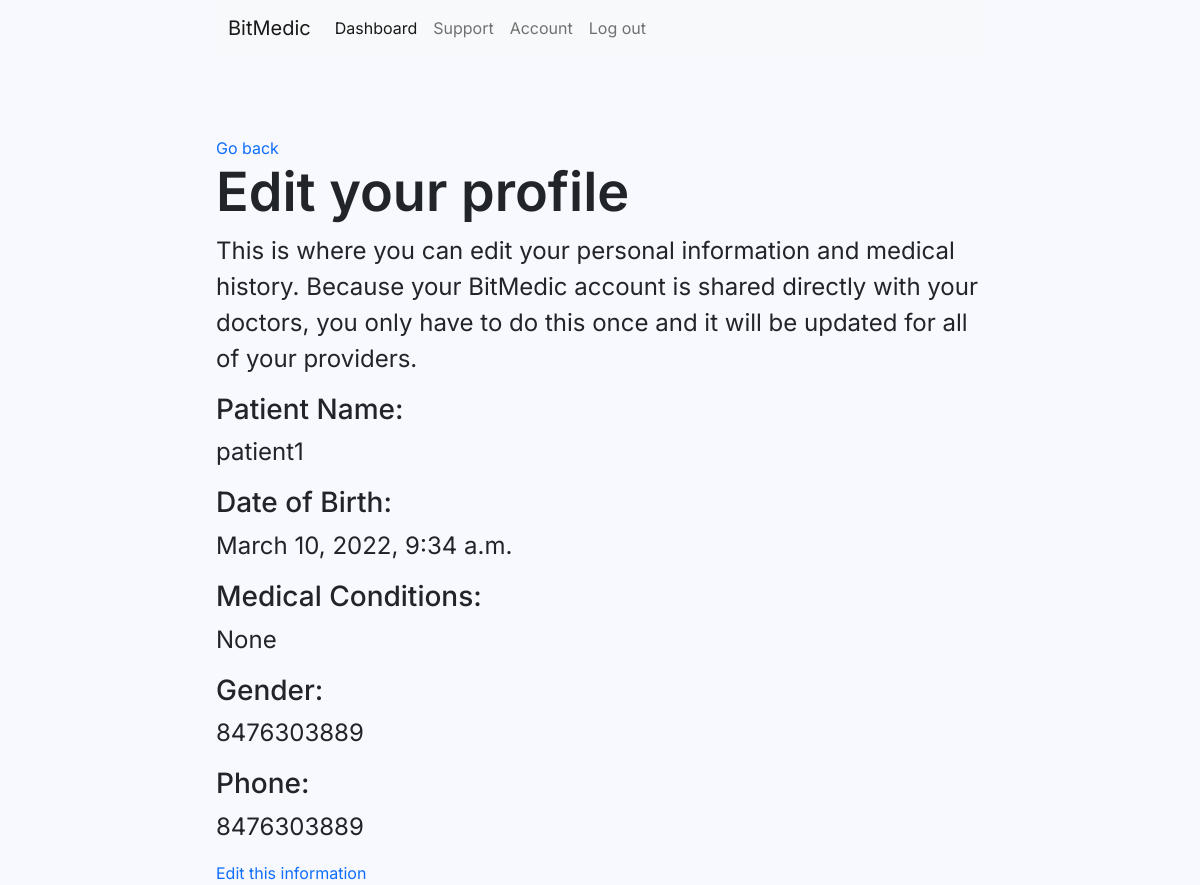
Screenshot of /profile/ (signed in) with the database file from the repository.
### main/models.py (models this page shows)
class Patient(models.Model):
    user = models.OneToOneField(
        User, on_delete=models.CASCADE, primary_key=True)
    doctors = models.ManyToManyField(Doctor, blank=True)
    dob = models.DateTimeField(null=True)
    medcond = models.CharField(max_length=10000, null=True)
    GENDER_CHOICES = (
        ('M', 'Male'),
        ('F', 'Female'),
        ('N', 'Nonbinary'),
        ('O', 'Other')
    )
    gender = models.CharField(
        max_length=1, choices=GENDER_CHOICES, null=True)
    phone = models.CharField(max_length=15, null=True)

### main/views.py (the view)
# urls.py: path('profile/', profile, name="profile"),
def profile(request):
    p = Patient.objects.get(user=request.user)
    return render(request, "main/profile.html", {'patient': p})

### main/templates/main/profile.html
{% extends 'main/base.html' %}
{% block content %}
<a href="{% url 'home'%}">Go back</a>
<h1>Edit your profile</h1>
<p>This is where you can edit your personal information and medical history. Because your BitMedic account is shared
    directly with your doctors, you only have to do this once and it will be updated for all of your providers.</p>
<h3>Patient Name:</h3>
<p>{{patient.user.username}}</p>
<h3>Date of Birth:</h3>
<p>{{patient.dob}}</p>
<h3>Medical Conditions:</h3>
<p>{{patient.medcond}}</p>
<h3>Gender:</h3>
<p>{{patient.gender}}</p>
<h3>Phone:</h3>
<p>{{patient.phone}}</p>
<a href="{% url 'createpp' %}">Edit this information</a>
{% endblock content %}

### main/templates/main/base.html (style rules this page uses)
body { font-family: 'Inter', sans-serif; background-color: #f8f8ff; }
h1 { font-weight: 600; font-size: 54px; }
h3 { font-weight: 500; }
p { font-size: 24px; }
a { text-decoration: none; }

### rows the page displays
Patient: user.username "patient1", dob "March 10, 2022, 9:34 a.m.", medcond "None", gender "8476303889", phone "8476303889"
